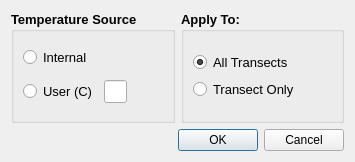
<?xml version="1.0" encoding="UTF-8"?>
<ui version="4.0">
 <class>temp_source</class>
 <widget class="QDialog" name="temp_source">
  <property name="geometry">
   <rect>
    <x>0</x>
    <y>0</y>
    <width>355</width>
    <height>162</height>
   </rect>
  </property>
  <property name="windowTitle">
   <string>Temperature Source</string>
  </property>
  <layout class="QGridLayout" name="gridLayout_2">
   <item row="0" column="0">
    <layout class="QVBoxLayout" name="verticalLayout_3">
     <item>
      <layout class="QHBoxLayout" name="horizontalLayout" stretch="1,1">
       <item>
        <widget class="QGroupBox" name="gb_source">
         <property name="font">
          <font>
           <pointsize>10</pointsize>
           <weight>75</weight>
           <bold>true</bold>
          </font>
         </property>
         <property name="title">
          <string>Temperature Source</string>
         </property>
         <layout class="QVBoxLayout" name="verticalLayout_2">
          <item>
           <widget class="QRadioButton" name="rb_internal">
            <property name="font">
             <font>
              <weight>50</weight>
              <bold>false</bold>
             </font>
            </property>
            <property name="text">
             <string>Internal</string>
            </property>
           </widget>
          </item>
          <item>
           <layout class="QHBoxLayout" name="horizontalLayout_2" stretch="1,1,3">
            <item>
             <widget class="QRadioButton" name="rb_user">
              <property name="font">
               <font>
                <weight>50</weight>
                <bold>false</bold>
               </font>
              </property>
              <property name="text">
               <string>User (C)</string>
              </property>
             </widget>
            </item>
            <item>
             <widget class="QLineEdit" name="ed_user_temp"/>
            </item>
            <item>
             <spacer name="horizontalSpacer">
              <property name="orientation">
               <enum>Qt::Horizontal</enum>
              </property>
              <property name="sizeHint" stdset="0">
               <size>
                <width>40</width>
                <height>20</height>
               </size>
              </property>
             </spacer>
            </item>
           </layout>
          </item>
         </layout>
        </widget>
       </item>
       <item>
        <widget class="QGroupBox" name="gb_h_source">
         <property name="font">
          <font>
           <pointsize>10</pointsize>
           <weight>75</weight>
           <bold>true</bold>
          </font>
         </property>
         <property name="title">
          <string>Apply To:</string>
         </property>
         <layout class="QGridLayout" name="gridLayout">
          <item row="0" column="0">
           <layout class="QVBoxLayout" name="verticalLayout">
            <item>
             <widget class="QRadioButton" name="rb_all">
              <property name="font">
               <font>
                <pointsize>10</pointsize>
                <weight>50</weight>
                <bold>false</bold>
               </font>
              </property>
              <property name="text">
               <string>All Transects</string>
              </property>
              <property name="checked">
               <bool>true</bool>
              </property>
             </widget>
            </item>
            <item>
             <widget class="QRadioButton" name="rb_transect">
              <property name="font">
               <font>
                <pointsize>10</pointsize>
                <weight>50</weight>
                <bold>false</bold>
               </font>
              </property>
              <property name="text">
               <string>Transect Only</string>
              </property>
             </widget>
            </item>
           </layout>
          </item>
         </layout>
        </widget>
       </item>
      </layout>
     </item>
     <item>
      <widget class="QDialogButtonBox" name="buttonBox">
       <property name="orientation">
        <enum>Qt::Horizontal</enum>
       </property>
       <property name="standardButtons">
        <set>QDialogButtonBox::Cancel|QDialogButtonBox::Ok</set>
       </property>
      </widget>
     </item>
    </layout>
   </item>
  </layout>
 </widget>
 <resources/>
 <connections>
  <connection>
   <sender>buttonBox</sender>
   <signal>accepted()</signal>
   <receiver>temp_source</receiver>
   <slot>accept()</slot>
   <hints>
    <hint type="sourcelabel">
     <x>248</x>
     <y>254</y>
    </hint>
    <hint type="destinationlabel">
     <x>157</x>
     <y>274</y>
    </hint>
   </hints>
  </connection>
  <connection>
   <sender>buttonBox</sender>
   <signal>rejected()</signal>
   <receiver>temp_source</receiver>
   <slot>reject()</slot>
   <hints>
    <hint type="sourcelabel">
     <x>316</x>
     <y>260</y>
    </hint>
    <hint type="destinationlabel">
     <x>286</x>
     <y>274</y>
    </hint>
   </hints>
  </connection>
 </connections>
</ui>
